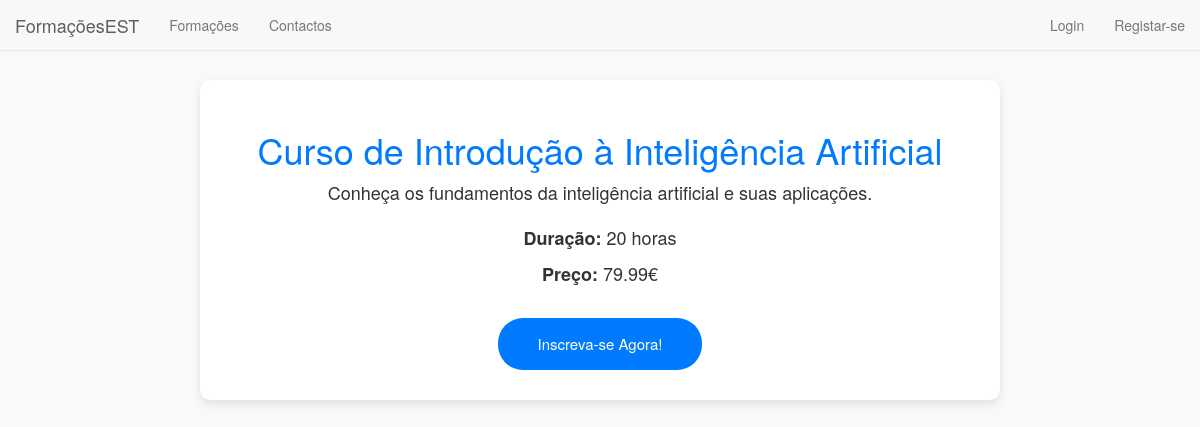
The app's page /paginas/curso.php?id_curso=15 with its own data.
### tables this page shows
CREATE TABLE `curso` (
  `id_curso` int(11) NOT NULL,
  `descricao` varchar(100) NOT NULL,
  `duracao` int(11) NOT NULL,
  `preco` decimal(8,2) DEFAULT NULL,
  `nome` varchar(60) DEFAULT NULL,
  `idade_maxima` int(11) DEFAULT NULL,
  `id_docente` int(11) DEFAULT NULL,
  `capacidade_maxima` int(11) DEFAULT NULL
);

### paginas/curso.php (the view, shortened to what this page needs)
<?php
include 'navbar.php';
$id_curso=$_GET['id_curso'];
?>
<!DOCTYPE html>
<html lang="pt">
<head>
    <link rel="stylesheet" href="bootstrap.min.css">
</head>
<body>
    <div class="container">
        <div class="curso-info text-center">
            <?php
                $sql = "SELECT * FROM curso WHERE id_curso = $id_curso";
                $result=mysqli_query($conn,$sql);
                if($result && mysqli_num_rows($result)>0){
                    $row = mysqli_fetch_assoc($result);
                    $nome = $row['nome'];
                    $descricao = $row['descricao'];
                    $duracao = $row['duracao'];
                    $preco = $row['preco'];
                    $capacidade_maxima = $row['capacidade_maxima'];
                    $idade_maxima = $row['idade_maxima'];
            ?>
                <h1><?php echo $nome; ?></h1>
                <p class="lead"><?php echo $descricao; ?></p>
                <p><strong>Duração:</strong> <?php echo $duracao; ?> horas</p>
                <p><strong>Preço:</strong> <?php echo $preco; ?>€</p>
        </div>
        <div class='text-center'>
            <?php
                    if($capacidade_maxima==0){
                        echo  "<p class='lead'>Infelizmente esta formação atingiu a capacidade maxima de inscrições.</p>";
                    }else{
                            echo '<a href="inscricao.php?id_curso=' . $id_curso . '&idade_maxima= '.$idade_maxima.'" class="btn btn-inscrever">Inscreva-se Agora!</a>';
                    }
                }
            ?>
    </div>
</body>
</html>

### paginas/curso.php (style rules this page uses)
body { padding-top: 80px; background-color: #f8f9fa; }
.container { max-width: 800px; margin: auto; background-color: #fff; padding: 30px; border-radius: 10px; box-shadow: 0 4px 8px rgba(0, 0, 0, 0.1); }
.curso-info { margin-bottom: 30px; }
.curso-info h1 { color: #007bff; }
.curso-info p { font-size: 18px; }
.btn-inscrever { font-size: 1.5rem; padding: 15px 40px; border-radius: 25px; background-color: #007bff; border: none; color: #fff; }

### records on screen
curso: nome "Curso de Introdução à Inteligência Artificial", descricao "Conheça os fundamentos da inteligência artificial e suas aplicações.", duracao "20", preco "79.99"
